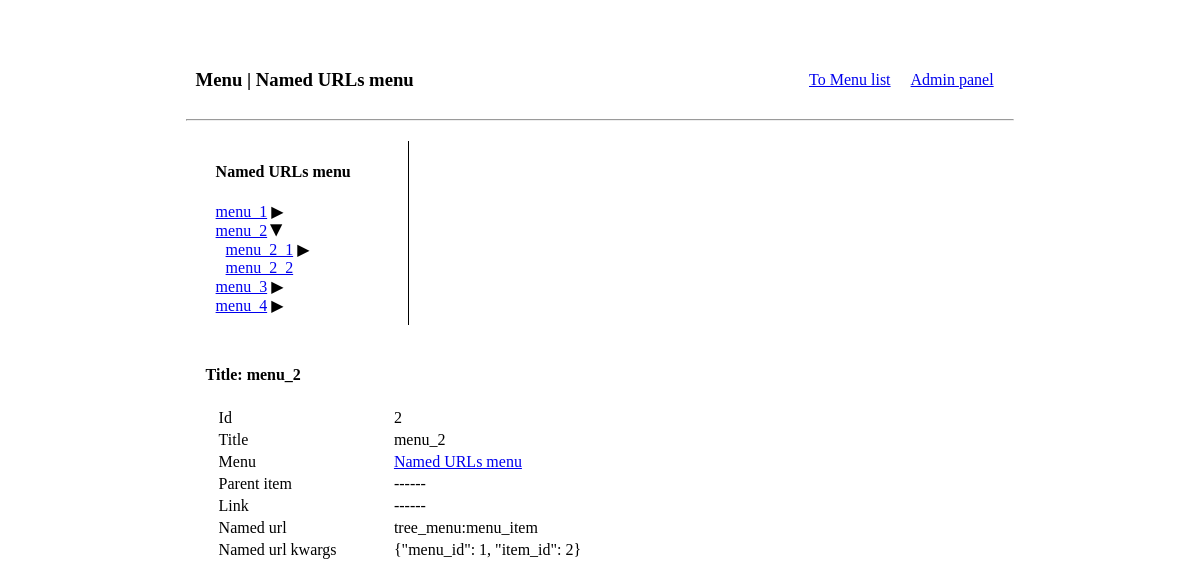
Page /menu/1/item/2 on the committed database.
### tree_menu/models.py (models this page shows)
class Menu(models.Model):
    title = models.CharField(max_length=100, verbose_name='Menu title')
    slug = models.CharField(max_length=100, verbose_name='Menu slug')
    description = models.CharField(max_length=256, verbose_name='Menu description')
    def __str__(self):
        return self.title

class MenuItem(models.Model):
    menu = models.ForeignKey(
        Menu,
        related_name='items',
        verbose_name='menu',
        on_delete=models.CASCADE,
    )
    parent = models.ForeignKey(
        'self',
        blank=True,
        null=True,
        related_name='items',
        verbose_name='parent menu item',
        on_delete=models.CASCADE,
    )
    title = models.CharField(max_length=100, verbose_name='Menu item title')
    url = models.CharField(
        max_length=255,
        verbose_name='Link',
        blank=True,
        null=True,
    )
    named_url = models.CharField(
        max_length=255,
        verbose_name='Named URL',
        blank=True,
        null=True,
    )
    named_url_kwargs = models.CharField(
        max_length=255,
        verbose_name='Named URL kwargs',
        blank=True,
        null=True,
        help_text='As JSON',
    )
    def get_url(self):
        if self.url:
            return self.url
        if self.named_url_kwargs:
            kwargs = json.loads(self.named_url_kwargs)
            return reverse(self.named_url, kwargs=kwargs)
        if self.named_url:
            return reverse(self.named_url)
        return '/#'
    def __str__(self):
        return self.title

### tree_menu/views.py (the view)
# urls.py: path('menu/<int:menu_id>/item/<int:item_id>', MenuItemDetailView.as_view(), name='menu_item'),
class MenuItemDetailView(View):
    template_name = 'tree_menu/menu_item_detail.html'
    def get(self, request, **kwargs):
        menu = Menu.objects.get(pk=kwargs['menu_id'])
        menu_item = MenuItem.objects.get(pk=kwargs['item_id'])
        context = {
            'menu': menu,
            'menu_item': menu_item,
        }
        return render(request, self.template_name, context)

### tree_menu/templatetags/draw_menu_tags.py (called while the page is built)
def _mark_active_parents(active_item: MenuItem, menu_items):
    while active_item is not None:
        menu_items[active_item.id][2] = True
        if active_item.parent_id:
            active_item = menu_items[active_item.parent_id][0]
        else:
            break

def _mark_active_items(menu_items: dict, context: RequestContext):
    current_path: str = context.request.get_full_path()
    active_item = None
    for item_data in menu_items.values():
        item = item_data[0]
        item_url = item.get_url()
        if item_url and current_path.startswith(item_url):
            if active_item and len(item_url) > len(active_item.get_url()) or \
                    not active_item:
                active_item = item
        if item.parent_id is not None:
            menu_items[item.parent_id][1].append(item_data)
    _mark_active_parents(active_item, menu_items)
    return menu_items

@register.inclusion_tag('tree_menu/template_tags/menu.html', takes_context=True)
def draw_menu(context: RequestContext, menu_slug: str):
    menu_items_list = list(MenuItem.objects.filter(
        menu__slug=menu_slug).select_related("menu"))
    if menu_items_list:
        menu_title = menu_items_list[0].menu.title
        menu_items = {item.id: [item, [], False] for item in menu_items_list}
        menu_items = _mark_active_items(menu_items, context)
        menu_items = dict(filter(lambda item: item[1][0].parent_id is None,
                                 menu_items.items()))
    else:
        menu_title = Menu.objects.get(slug=menu_slug).title
        menu_items = {}
    return {
        'menu_title': menu_title,
        'menu_items': menu_items,
        'context': context,
    }

@register.inclusion_tag('tree_menu/template_tags/dropdown.html')
def draw_items(items: dict):
    return {'items': items}

### tree_menu/templates/tree_menu/menu_item_detail.html
{% extends 'tree_menu/menu_detail.html' %}
{% block content %}
    <h4>Title: {{ menu_item.title }}</h4>
    <table>
        <tr>
            <td>Id</td>
            <td>{{ menu_item.id }}</td>
        </tr>
        <tr>
            <td>Title</td>
            <td>{{ menu_item.title }}</td>
        </tr>
        <tr>
            <td>Menu</td>
            <td><a href="{% url 'tree_menu:menu' menu_item.menu.id %}">{{ menu_item.menu }}</a></td>
        </tr>
        <tr>
            <td>Parent item</td>
            <td>
                {% if menu_item.parent %}
                    <a href="{{ menu_item.parent.get_url }}">{{ menu_item.parent }}</a>
                {% else %}
                    ------
                {% endif %}
            </td>
        </tr>
        <tr>
            <td>Link</td>
            <td>
                {% if menu_item.url %}
                    {{ menu_item.url }}
                {% else %}
                    ------
                {% endif %}
            </td>
        </tr>
        <tr>
            <td>Named url</td>
            <td>
                {% if menu_item.named_url %}
                    {{ menu_item.named_url }}
                {% else %}
                    ------
                {% endif %}
            </td>
        </tr>
        <tr>
            <td>Named url kwargs</td>
            <td>
                {% if menu_item.named_url_kwargs %}
                    {{ menu_item.named_url_kwargs }}
                {% else %}
                    ------
                {% endif %}</td>
        </tr>
    </table>
{% endblock content %}

### tree_menu/templates/tree_menu/menu_detail.html (shortened to what this page needs)
{% extends 'tree_menu/tree_menu_base.html' %}
{% load draw_menu_tags %}
{% load static %}
{% block header %}
    <div>
        <h3>Menu | {{ menu.title }}</h3>
    </div>
{% endblock header %}
{% block left_bar %}
    {% draw_menu menu.slug %}
{% endblock left_bar %}

### tree_menu/templates/tree_menu/template_tags/menu.html (shortened to what this page needs)
{% load draw_menu_tags %}
{% load static %}
<link rel="stylesheet" href="{% static 'tree_menu/styles/menu_style.css' %}">
<div>
    <h4>{{ menu_title }}</h4>
    {% if menu_items.values %}
        <ul id="myUL">
            {% draw_items menu_items.values %}
        </ul>
    {% else %}
        <span>Menu is empty!</span>
    {% endif %}
</div>

### tree_menu/templates/tree_menu/template_tags/dropdown.html
{% load draw_menu_tags %}
{% for item, subitems, is_active in items %}
    <li>
        <a href="{{ item.get_url }}">{{ item }}</a>
        {% if subitems %}
            <span class="caret{% if is_active %} caret-down{% endif %}"></span>
            <ul class="nested{% if is_active %} active{% endif %}">
                {% draw_items subitems %}
            </ul>{% endif %}
    </li>
{% endfor %}

### tree_menu/static/tree_menu/styles/style.css (style rules this page uses)
.box div { margin: 10px; }
table { width: 80%; margin-left: 10px; }

### tree_menu/static/tree_menu/styles/menu_style.css (style rules this page uses)
ul, #myUL { list-style-type: none; padding: 0 0 0 10px; }
#myUL { margin: 0; padding: 0; }
.caret { cursor: pointer; user-select: none; }
.caret::before { content: "\25B6"; color: black; display: inline-block; margin-right: 6px; }
.caret-down::before { transform: rotate(90deg); }
.nested { display: none; }
.active { display: block; }

### rows in the picture
Menu: title "Named URLs menu"
MenuItem: title "menu_1"
MenuItem: title "menu_2", id "2", menu "Named URLs menu", named_url "tree_menu:menu_item", named_url_kwargs "{\"menu_id\": 1, \"item_id\": 2}"
MenuItem: title "menu_2_1"
MenuItem: title "menu_2_2"
MenuItem: title "menu_3"
MenuItem: title "menu_4"
